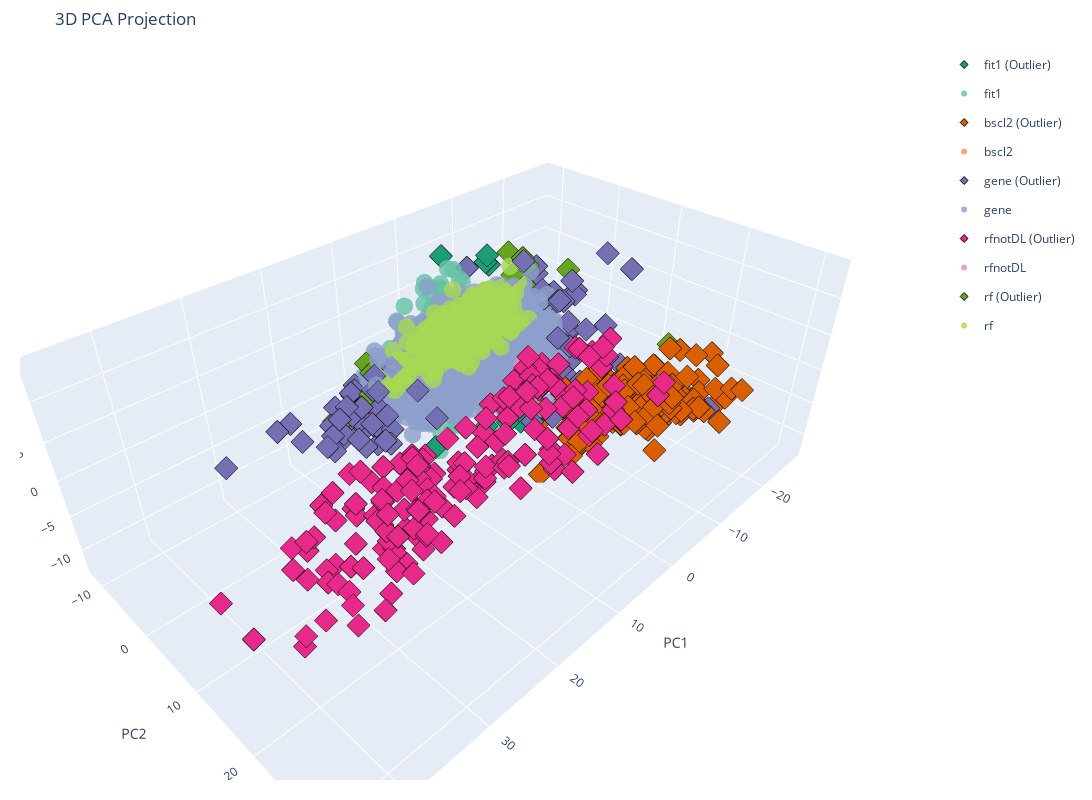

The code cell stored with this chart in its notebook:
### Markdown cell above
### PCA

Here we see that the outlier gene wells appear to be either at the edges of the gene well cluster or part of other clusters, such as the bscl2 or rfnotDL clusters. Furthermore, as expected, the positive control wells are clustered together and separately from the gene well cluster while the rf wells are clustered alongside the gene wells.

![image](plots/pca_3d_scatter.png)

### Code cell
from sklearn.decomposition import PCA
from plotting_utils import plot_3d_scatter, plot_pca_explained_variance


def perform_pca(X_scaled):
    pca = PCA()
    X_pca = pca.fit_transform(X_scaled)
    return X_pca, pca


X_pca, pca = perform_pca(df_data)

plot_pca_explained_variance(pca)

pca_df = create_dimension_reduction_df(
    X_pca,
    3,
    "PC",
    df,
)

pca_fig = plot_3d_scatter(
    pca_df,
    "PC1",
    "PC2",
    "PC3",
    title="3D PCA Projection",
    type_col="type",
    outlier_col="both_outlier",
    filename="plots/pca_3d_scatter",
)

### Figure 1 — Plotly figure (JSON) as saved in the notebook; plotly's stock layout.template omitted (floating-point values rounded to 4 significant figures; data arrays with more than 128 entries replaced by an {"elided": "..."} marker saying what was removed)
{"data": [{"customdata": [["fit1", 5, 1, 97, 3, 17.1, true, true, true], ["fit1", 7, 1, 145, 3, 15.71, true, true, true], ["fit1", 9, 1, 193, 4, 17.54, true, true, true], ["fit1", 15, 1, 337, 4, 15.23, true, true, true], ["fit1", 11, 1, 241, 6, 16.1, true, true, true], ["fit1", 3, 1, 49, 9, 15.9, true, true, true], ["fit1", 5, 1, 97, 9, 14.98, true, true, true], ["fit1", 7, 1, 145, 9, 15.8, true, true, true], ["fit1", 9, 1, 193, 9, 15.26, true, true, true], ["fit1", 11, 1, 241, 10, 15.27, true, true, true]], "hovertemplate": "<b>type</b>: %{customdata[0]}<br><b>row</b>: %{customdata[1]}<br><b>col</b>: %{customdata[2]}<br><b>well</b>: %{customdata[3]}<br><b>set</b>: %{customdata[4]}<br><b>euclidean_distance</b>: %{customdata[5]}<br><b>euclidean_outlier</b>: %{customdata[6]}<br><b>isolation_forest_outlier</b>: %{customdata[7]}<br><b>both_outlier</b>: %{customdata[8]}<br><extra></extra>", "legendgroup": "fit1 (Outlier)", "marker": {"color": "rgb(27,158,119)", "line": {"color": "black", "width": 1}, "opacity": 1, "size": 6, "symbol": "diamond"}, "mode": "markers", "name": "fit1 (Outlier)", "type": "scatter3d", "x": [13.94, 11.55, -12.0, -9.631, -8.634, 0.993, 3.332, 3.919, -3.991, -2.526], "y": [4.787, 6.141, -8.086, -6.419, -5.22, 10.13, 10.13, 7.116, 9.076, -7.42], "z": [-5.355, -4.567, 6.284, 8.032, 9.711, -4.192, -3.088, -4.903, -5.018, 10.9]}, {"customdata": {"elided": "78x9 mixed values"}, "hovertemplate": "<b>type</b>: %{customdata[0]}<br><b>row</b>: %{customdata[1]}<br><b>col</b>: %{customdata[2]}<br><b>well</b>: %{customdata[3]}<br><b>set</b>: %{customdata[4]}<br><b>euclidean_distance</b>: %{customdata[5]}<br><b>euclidean_outlier</b>: %{customdata[6]}<br><b>isolation_forest_outlier</b>: %{customdata[7]}<br><b>both_outlier</b>: %{customdata[8]}<br><extra></extra>", "legendgroup": "fit1", "marker": {"color": "rgb(102,194,165)", "line": {"color": "black", "width": 0}, "opacity": 0.8, "size": 6, "symbol": "circle"}, "mode": "markers", "name": "fit1", "type": "scatter3d", "x": [2.585, 1.733, 8.735, 1.636, -3.495, -3.727, -1.37, -1.963, -4.46, -2.55, -2.154, -0.03577, -0.9814, -2.332, -0.5572, -4.287, 6.678, 9.609, 8.534, 7.057, 3.146, 5.075, -4.623, -1.066, -2.252, -1.599, -6.637, -4.302, -2.2, 6.906, 5.233, 2.498, 3.368, -1.384, 5.955, -1.479, 3.043, 6.719, 2.732, 3.018, -2.446, 0.4728, -2.587, 2.883, 1.596, 4.908, -1.729, 4.134, 5.862, 4.025, 1.896, 5.932, 5.013, 2.968, 4.074, -1.519, -0.5137, -0.8495, -7.349, 1.542, -1.854, 1.681, -2.691, -1.951, 2.787, -2.075, -0.7755, -0.2906, -0.7095, -5.432, -0.5391, -1.36, 1.717, -6.093, -1.596, -5.084, -5.791, -2.705], "y": [-7.723, -8.43, -7.273, -10.16, -8.05, -10.66, -9.681, -8.403, -4.643, -5.464, -2.53, -3.325, -2.523, -7.192, -2.893, -1.451, 3.862, 4.746, 3.825, 4.979, 7.778, 5.001, -3.978, -4.1, -7.594, -5.488, -7.144, -9.24, -10.97, -4.91, -6.297, -7.585, -6.376, -4.697, -8.207, -4.637, -9.971, -3.859, -5.872, -8.615, -4.015, -3.231, -1.656, -6.427, -7.521, -7.356, -0.9707, -4.459, -8.672, -8.939, -6.178, -7.626, -2.273, -5.157, -5.469, -5.711, -6.149, -4.022, -1.908, 7.849, 8.142, 7.319, 8.659, -10.07, -8.787, -9.306, -5.902, -8.451, -4.325, -10.8, -7.436, -5.6, -8.41, -9.029, -6.61, -6.252, -7.491, -6.8], "z": [-0.775, -0.1754, -0.5968, -1.945, 2.149, 1.989, 3.736, 1.862, 2.747, 2.357, 2.923, 1.204, 3.603, 1.82, 2.001, 5.379, -5.106, -6.901, -5.259, -4.252, -5.346, -2.271, 2.575, 4.615, 4.12, 2.351, 3.289, 4.787, 0.1471, 0.7472, 2.523, 2.573, 0.9174, 2.412, 0.5714, 4.365, 2.517, 2.169, 3.347, -0.05418, 3.723, 7.665, 5.826, -2.407, -3.976, -0.9299, 1.473, -0.06378, -1.5, -1.002, -1.591, -1.93, -4.719, -3.238, -2.436, -1.26, -0.6141, -2.286, 1.373, -0.7776, -5.443, -2.063, -4.431, 6.444, 5.257, 5.352, 7.637, 6.731, 10.85, 4.762, 3.902, 1.677, 0.8932, 7.271, 6.858, 6.785, 6.546, 2.546]}, {"customdata": {"elided": "175x9 mixed values"}, "hovertemplate": "<b>type</b>: %{customdata[0]}<br><b>row</b>: %{customdata[1]}<br><b>col</b>: %{customdata[2]}<br><b>well</b>: %{customdata[3]}<br><b>set</b>: %{customdata[4]}<br><b>euclidean_distance</b>: %{customdata[5]}<br><b>euclidean_outlier</b>: %{customdata[6]}<br><b>isolation_forest_outlier</b>: %{customdata[7]}<br><b>both_outlier</b>: %{customdata[8]}<br><extra></extra>", "legendgroup": "bscl2 (Outlier)", "marker": {"color": "rgb(217,95,2)", "line": {"color": "black", "width": 1}, "opacity": 1, "size": 6, "symbol": "diamond"}, "mode": "markers", "name": "bscl2 (Outlier)", "type": "scatter3d", "x": {"elided": "175 float values"}, "y": {"elided": "175 float values"}, "z": {"elided": "175 float values"}}, {"customdata": [["bscl2", 15, 23, 359, 11, 12.91, false, false, false]], "hovertemplate": "<b>type</b>: %{customdata[0]}<br><b>row</b>: %{customdata[1]}<br><b>col</b>: %{customdata[2]}<br><b>well</b>: %{customdata[3]}<br><b>set</b>: %{customdata[4]}<br><b>euclidean_distance</b>: %{customdata[5]}<br><b>euclidean_outlier</b>: %{customdata[6]}<br><b>isolation_forest_outlier</b>: %{customdata[7]}<br><b>both_outlier</b>: %{customdata[8]}<br><extra></extra>", "legendgroup": "bscl2", "marker": {"color": "rgb(252,141,98)", "line": {"color": "black", "width": 0}, "opacity": 0.8, "size": 6, "symbol": "circle"}, "mode": "markers", "name": "bscl2", "type": "scatter3d", "x": [-3.386], "y": [8.878], "z": [-5.067]}, {"customdata": {"elided": "100x9 mixed values"}, "hovertemplate": "<b>type</b>: %{customdata[0]}<br><b>row</b>: %{customdata[1]}<br><b>col</b>: %{customdata[2]}<br><b>well</b>: %{customdata[3]}<br><b>set</b>: %{customdata[4]}<br><b>euclidean_distance</b>: %{customdata[5]}<br><b>euclidean_outlier</b>: %{customdata[6]}<br><b>isolation_forest_outlier</b>: %{customdata[7]}<br><b>both_outlier</b>: %{customdata[8]}<br><extra></extra>", "legendgroup": "gene (Outlier)", "marker": {"color": "rgb(117,112,179)", "line": {"color": "black", "width": 1}, "opacity": 1, "size": 6, "symbol": "diamond"}, "mode": "markers", "name": "gene (Outlier)", "type": "scatter3d", "x": [-22.27, 17.14, 16.77, -11.91, 24.05, -11.26, -13.4, 15.19, 11.8, 14.58, -0.7025, 13.58, -9.574, -11.68, 12.8, -10.47, 15.96, -6.042, 13.63, 12.64, 15.69, 18.48, -4.647, 13.13, -12.59, 12.41, 17.99, 18.94, -21.44, 22.61, 14.13, 14.55, 13.49, -12.72, 14.15, 13.16, 16.68, -14.2, 14.44, 3.016, -11.12, -16.05, -14.42, 30.33, 14.93, -13.05, -12.63, 10.6, -11.29, -13.73, 16.87, -16.8, 13.5, -11.77, -7.801, -10.14, -14.5, 17.01, -11.45, -20.68, 13.36, 19.52, 13.55, 16.01, 13.32, 20.87, -8.171, -11.12, -13.57, 14.67, 14.08, 9.273, 11.27, 13.84, -13.36, 13.58, 12.39, 15.09, 13.91, -12.47, -11.31, 12.21, -7.403, -19.83, 12.73, 15.75, 15.49, 13.87, -15.53, -13.62, -14.23, -13.78, 12.92, 22.3, -13.71, -9.33, -10.77, 12.49, 18.56, 10.71], "y": [22.49, -4.307, -5.287, 12.88, -7.94, 6.837, 2.155, -2.848, -8.58, -4.309, 13.71, -1.499, 7.426, 12.31, -0.1997, 5.49, -3.817, 9.417, -2.267, -4.033, -5.766, -4.709, 12.4, -3.859, -0.001667, -3.542, -5.595, -2.248, 4.611, -5.034, -3.931, -7.01, -6.318, -0.2198, -5.81, -4.156, -6.261, 9.711, -5.433, 13.67, 7.243, 1.165, 1.862, -9.974, -1.354, 5.902, -0.4433, 5.457, 9.44, 3.86, -5.858, 3.399, -3.317, 6.231, -8.096, 3.492, 10.51, -3.32, 5.603, 9.012, -3.696, -4.567, -1.634, -1.524, -7.184, 3.836, 4.006, 2.352, -2.618, -5.512, -5.01, -4.045, -5.527, 0.2921, -1.657, -2.508, 4.303, 1.18, 0.706, 3.909, 9.666, -5.158, 2.235, 9.75, -4.555, -6.241, -6.237, -4.938, 4.26, 2.201, 0.9604, 3.312, -3.197, -7.704, 5.052, 6.727, 8.373, -3.568, -4.491, -5.854], "z": [-7.546, -5.187, -3.602, 0.6838, -3.16, 3.589, 4.488, -1.473, -2.533, -4.524, 8.423, 0.6589, -2.531, 5.146, -4.565, 6.352, -2.789, -7.346, -7.534, -6.152, -5.18, -5.003, 5.118, -1.593, 7.572, 1.448, -4.173, -1.049, 9.035, -3.861, -5.771, -4.932, -1.465, 8.501, -4.44, -2.285, -2.449, -4.871, -5.064, -1.338, -4.207, -3.455, 3.243, -6.248, -3.291, 1.31, -1.577, -1.175, -4.292, 4.531, -7.581, 4.84, -1.816, 1.667, 7.257, 6.078, -5.894, -0.7637, -2.001, -5.983, -3.435, -6.051, -1.8, -6.263, -2.705, 0.2667, 2.497, 6.557, 5.142, -0.9263, -4.443, 1.07, -3.249, -1.78, 4.748, 0.4296, 3.004, -4.376, -5.704, -3.529, 3.607, -3.715, 11.8, 9.055, -2.257, -4.812, -3.545, -4.156, 5.004, 5.305, 4.123, -0.3639, -5.525, -2.757, 7.898, 7.331, -0.9469, -3.026, -7.161, -3.033]}, {"customdata": {"elided": "3420x9 mixed values"}, "hovertemplate": "<b>type</b>: %{customdata[0]}<br><b>row</b>: %{customdata[1]}<br><b>col</b>: %{customdata[2]}<br><b>well</b>: %{customdata[3]}<br><b>set</b>: %{customdata[4]}<br><b>euclidean_distance</b>: %{customdata[5]}<br><b>euclidean_outlier</b>: %{customdata[6]}<br><b>isolation_forest_outlier</b>: %{customdata[7]}<br><b>both_outlier</b>: %{customdata[8]}<br><extra></extra>", "legendgroup": "gene", "marker": {"color": "rgb(141,160,203)", "line": {"color": "black", "width": 0}, "opacity": 0.8, "size": 6, "symbol": "circle"}, "mode": "markers", "name": "gene", "type": "scatter3d", "x": {"elided": "3420 float values"}, "y": {"elided": "3420 float values"}, "z": {"elided": "3420 float values"}}, {"customdata": {"elided": "175x9 mixed values"}, "hovertemplate": "<b>type</b>: %{customdata[0]}<br><b>row</b>: %{customdata[1]}<br><b>col</b>: %{customdata[2]}<br><b>well</b>: %{customdata[3]}<br><b>set</b>: %{customdata[4]}<br><b>euclidean_distance</b>: %{customdata[5]}<br><b>euclidean_outlier</b>: %{customdata[6]}<br><b>isolation_forest_outlier</b>: %{customdata[7]}<br><b>both_outlier</b>: %{customdata[8]}<br><extra></extra>", "legendgroup": "rfnotDL (Outlier)", "marker": {"color": "rgb(231,41,138)", "line": {"color": "black", "width": 1}, "opacity": 1, "size": 6, "symbol": "diamond"}, "mode": "markers", "name": "rfnotDL (Outlier)", "type": "scatter3d", "x": {"elided": "175 float values"}, "y": {"elided": "175 float values"}, "z": {"elided": "175 float values"}}, {"customdata": [["rfnotDL", 2, 24, 48, 10, 14.06, false, true, false]], "hovertemplate": "<b>type</b>: %{customdata[0]}<br><b>row</b>: %{customdata[1]}<br><b>col</b>: %{customdata[2]}<br><b>well</b>: %{customdata[3]}<br><b>set</b>: %{customdata[4]}<br><b>euclidean_distance</b>: %{customdata[5]}<br><b>euclidean_outlier</b>: %{customdata[6]}<br><b>isolation_forest_outlier</b>: %{customdata[7]}<br><b>both_outlier</b>: %{customdata[8]}<br><extra></extra>", "legendgroup": "rfnotDL", "marker": {"color": "rgb(231,138,195)", "line": {"color": "black", "width": 0}, "opacity": 0.8, "size": 6, "symbol": "circle"}, "mode": "markers", "name": "rfnotDL", "type": "scatter3d", "x": [0.5989], "y": [9.583], "z": [3.606]}, {"customdata": {"elided": "15x9 mixed values"}, "hovertemplate": "<b>type</b>: %{customdata[0]}<br><b>row</b>: %{customdata[1]}<br><b>col</b>: %{customdata[2]}<br><b>well</b>: %{customdata[3]}<br><b>set</b>: %{customdata[4]}<br><b>euclidean_distance</b>: %{customdata[5]}<br><b>euclidean_outlier</b>: %{customdata[6]}<br><b>isolation_forest_outlier</b>: %{customdata[7]}<br><b>both_outlier</b>: %{customdata[8]}<br><extra></extra>", "legendgroup": "rf (Outlier)", "marker": {"color": "rgb(102,166,30)", "line": {"color": "black", "width": 1}, "opacity": 1, "size": 6, "symbol": "diamond"}, "mode": "markers", "name": "rf (Outlier)", "type": "scatter3d", "x": [-11.99, -9.245, -14.55, -10.16, -13.11, 11.51, 16.34, 13.16, -11.7, -8.023, -25.1, 16.46, 13.14, -12.44, 11.1], "y": [-4.515, -1.228, 3.616, -0.3583, -1.43, -5.294, -6.204, -3.579, -0.8204, 9.354, 13.52, -7.154, -7.797, -3.508, -6.746], "z": [9.271, 8.087, 8.677, 10.46, 4.863, 0.676, -5.161, -0.8726, 8.761, -6.155, -2.702, -5.091, -4.981, 5.162, 1.215]}, {"customdata": {"elided": "249x9 mixed values"}, "hovertemplate": "<b>type</b>: %{customdata[0]}<br><b>row</b>: %{customdata[1]}<br><b>col</b>: %{customdata[2]}<br><b>well</b>: %{customdata[3]}<br><b>set</b>: %{customdata[4]}<br><b>euclidean_distance</b>: %{customdata[5]}<br><b>euclidean_outlier</b>: %{customdata[6]}<br><b>isolation_forest_outlier</b>: %{customdata[7]}<br><b>both_outlier</b>: %{customdata[8]}<br><extra></extra>", "legendgroup": "rf", "marker": {"color": "rgb(166,216,84)", "line": {"color": "black", "width": 0}, "opacity": 0.8, "size": 6, "symbol": "circle"}, "mode": "markers", "name": "rf", "type": "scatter3d", "x": {"elided": "249 float values"}, "y": {"elided": "249 float values"}, "z": {"elided": "249 float values"}}], "layout": {"height": 800, "margin": {"b": 20, "l": 20, "pad": 4, "r": 20, "t": 50}, "scene": {"xaxis": {"title": {"text": "PC1"}}, "yaxis": {"title": {"text": "PC2"}}, "zaxis": {"title": {"text": "PC3"}}}, "showlegend": true, "title": {"text": "3D PCA Projection"}, "width": 1200}}
